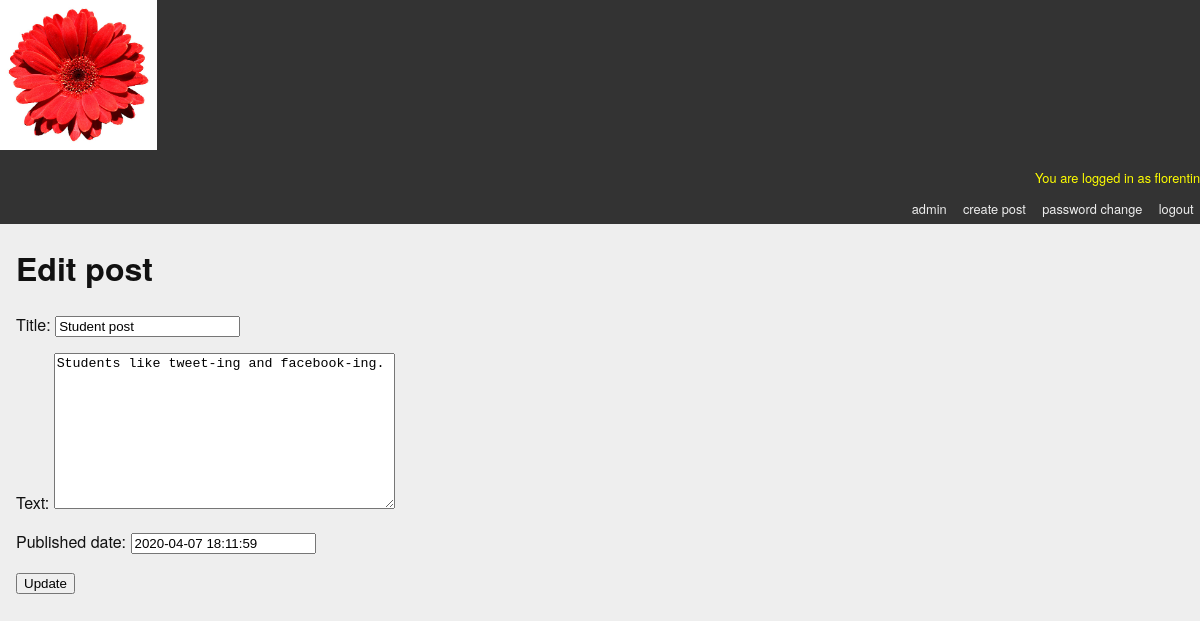
Screenshot of /post/8/edit/ (signed in) with the database file from the repository.
### blogging/models.py (models this page shows, shortened)
class Post(models.Model):
    title = models.CharField(max_length=128)
    text = models.TextField(blank=True)
    author = models.ForeignKey(User, on_delete=models.CASCADE)
    created_date = models.DateTimeField(auto_now_add=True)
    modified_date = models.DateTimeField(auto_now=True)
    published_date = models.DateTimeField(blank=True, null= True)

### blogging/views.py (the view)
# urls.py: path('post/<int:pk>/edit/', PostUpdateView.as_view(), name='post_edit'),
class PostUpdateView(LoginRequiredMixin, UserPassesTestMixin, UpdateView):
    model = Post
    template_name = 'post_edit.html'
    login_url = "login"
    fields = ('title', 'text', 'published_date', )
    def test_func(self):
        obj = self.get_object()
        return obj.author == self.request.user

### mysite/templates/post_edit.html
{% extends 'base.html' %}
{% block content %}
    <h1>Edit post</h1>
    <form action="" method="post">{% csrf_token %}
      {{ form.as_p }}
    <input type="submit" value="Update" />
</form>
{% endblock content %}

### mysite/templates/base.html (shortened to what this page needs)
{% load static %}
{% load socialaccount %}
<!DOCTYPE html>
<html>
  <head>
    <link type="text/css"  href="{% static 'css/django_blog.css' %}" rel="stylesheet">
  </head>
  <body>
    <div id="header">
     <div class="nav-right">
     <img class="img" src="{% static 'images/flower.jpg' %}">
      <ul id="control-bar">
      {% if user.is_authenticated %}
          <p><font color="yellow">You are logged in as {{user.username}}</font></p>
          {% if user.is_staff %}
              <li><a href="{% url 'admin:index' %}">admin</a></li>
          {% endif %}
          <li class="nav-item"><a href="{% url 'post_create' %}">create post</a></li>
          <li><a href="{% url 'password_change' %}">password change</a></li>
          <li><a href="{% url 'account_logout' %}">logout</a></li>
      {% else %}
          <p><font color="red"> You are not logged in</font></p>
          <li><a href="{% url 'account_login' %}">login</a></li>
          <li><a class="btn btn-outline-primary" href="{% url 'account_signup' %}">sign up</a></li>
      {% endif %}
      </ul>
     </div>
    </div>
    <div id="container">
      <div id="content">
      {% block content %}{% endblock %}
      </div>
    </div>
  </body>
</html>

### blogging/static/css/django_blog.css (style rules this page uses)
body { background-color: #eee; color: #111; font-family: "HelveticaNeue-Light", "Helvetica Neue Light", "Helvetica Neue", Helvetica, Arial, "Lucida Grande", sans-serif; margin:0; padding:0; }
#container { margin:0; padding:0; margin-top: 0px; }
#header { background-color: #333; border-botton: 1px solid #111; margin:0; padding:0; }
#control-bar { margin: 0em 0em 1em; list-style: none; list-style-type: none; text-align: right; color: #eee; font-size: 80%; padding-bottom: 0.4em; }
#control-bar li { display: inline-block; }
#control-bar li a { color: #eee; padding: 0.5em; text-decoration: none; }
#content { margin: 0em 1em 1em; }
.img { height: 150px; width: auto; }

### rows the page displays
Post: title "Student post", text "Students like tweet-ing and facebook-ing.", published_date "2020-04-07 18:11:59"

### other values shown
{{ user.username }} "florentin"
